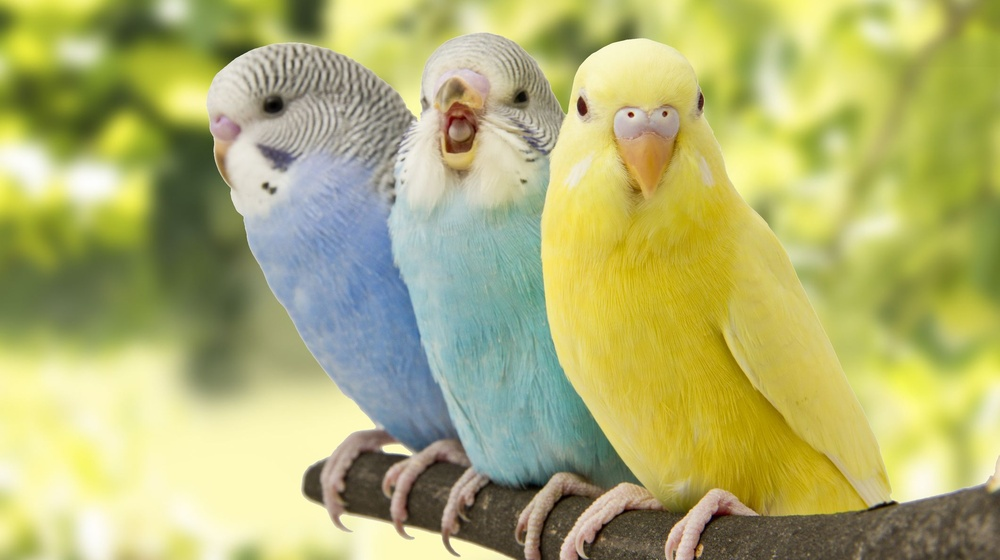
#> input picture nms_data/sample.jpg, 1000 x 560 px, shrunk from 2121 x 1188 before the run
$ jupyter execute 'Non-Maximal Suppression.ipynb'
#> lines starting #> are read from the running program, lines starting #| are printed output that depends on the picture
[cell 1]
import json
import numpy as np
import pandas as pd
import matplotlib.pyplot as plt
import cv2
from shapely.geometry import box
np.set_printoptions(suppress=True)

Image taken from Google and bounding boxes annoted using VIA by VGG: https://www.robots.ox.ac.uk/~vgg/software/via/

[cell 2]
# config
IMG_PATH = 'nms_data/sample.jpg'
LABELS_PATH = 'nms_data/labels.json'
IOU_THRESHOLD = 0.5 # threshold for suppression

[cell 3]
def get_image(img_path):
#> called with img_path = 'nms_data/sample.jpg'
    img = cv2.imread(img_path)
#> img is the input picture: shape (560, 1000, 3); mean B, G, R 113.2, 177.7, 176.6
    img = cv2.cvtColor(img, cv2.COLOR_BGR2RGB)
    return img

[cell 4]
def get_bboxes(labels_path):
#> called with labels_path = 'nms_data/labels.json'
    with open(labels_path) as f:
#> (reads nms_data/labels.json from the repository)
        data = json.load(f)

    df = pd.DataFrame(columns=['minx','miny','maxx','maxy']).astype('int')

    for i, region in enumerate(data['sample.jpg200924']['regions']):
        df.loc[i,'minx'] = region['shape_attributes']['x']
        df.loc[i,'miny'] = region['shape_attributes']['y']
        df.loc[i,'maxx'] = region['shape_attributes']['x'] + region['shape_attributes']['width']
        df.loc[i,'maxy'] = region['shape_attributes']['y'] + region['shape_attributes']['height']
    return df

[cell 5]
def plot_bboxes(img, bboxes):
    for bbox in bboxes:
        cv2.rectangle(img, (int(bbox[0]), int(bbox[1])), (int(bbox[2]), int(bbox[3])), (255, 0, 0), 2)
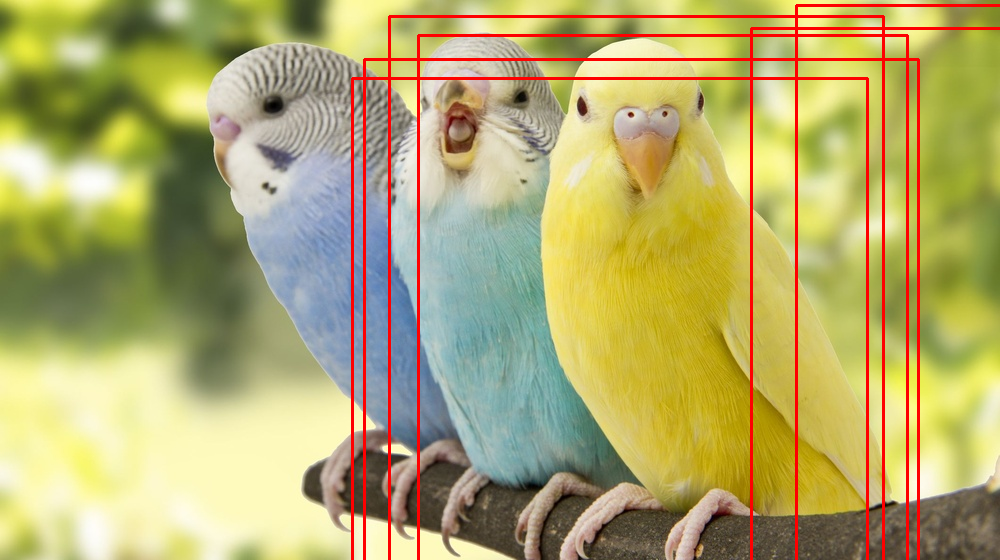
#> img: shape (560, 1000, 3); mean R, G, B 179.6, 170.1, 108.3
    plt.imshow(img)
    plt.show()

[cell 6]
img = get_image(IMG_PATH)
df = get_bboxes(LABELS_PATH)
print(df.head(2))

bboxes = df.values
plot_bboxes(img, bboxes)

[cell 7]
# generate confidences
confs = np.random.uniform(0.8,1,len(bboxes))

[cell 8]
def get_box(bbox):
    minx, miny, maxx, maxy = bbox[0], bbox[1], bbox[2], bbox[3]
    return box(minx, miny, maxx, maxy)

def get_iou(bbox1, bbox2):
    p1 = get_box(bbox1)
    p2 = get_box(bbox2)
    iou = p1.intersection(p2).area / p1.union(p2).area
    return iou

def run_nms(bboxes, confs, iou_threshold):

    # sorting by confidence
#> called with bboxes = array of shape (9, 4), confs = array of shape (9,), iou_threshold = 0.5
    bboxes = bboxes[confs.argsort()[::-1]]

    keep = []
    while len(bboxes):
        # bounding box with highest confidence
        bbox1 = bboxes[0]

        # keep bbox with highest confidence
        keep.append(bboxes[0])

        delete_idxs = [0]
        for idx in range(1, len(bboxes)):
            bbox2 = bboxes[idx]
            iou = get_iou(bbox1, bbox2)
            if iou > iou_threshold:
                delete_idxs.append(idx)

        # suppressing bboxes
        bboxes = np.delete(bboxes, delete_idxs, axis=0)
    keep = np.array(keep)
    return keep

[cell 9]
keep = run_nms(bboxes, confs, IOU_THRESHOLD)
keep

[cell 10]
img = get_image(IMG_PATH)
plot_bboxes(img, keep)
#> after the loop in plot_bboxes (call 2), `for bbox in bboxes:`:
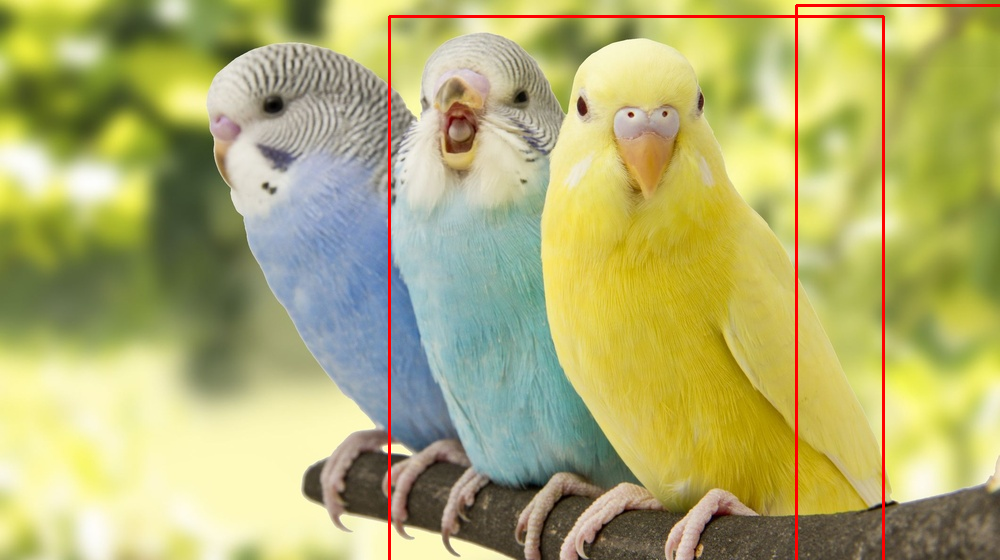
#> img: shape (560, 1000, 3); mean R, G, B 177.5, 175.4, 111.8
